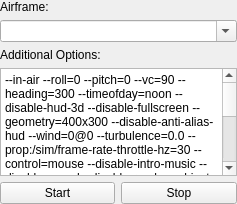
<?xml version="1.0" encoding="UTF-8"?>
<ui version="4.0">
 <class>QGCHilJSBSimConfiguration</class>
 <widget class="QWidget" name="QGCHilJSBSimConfiguration">
  <property name="geometry">
   <rect>
    <x>0</x>
    <y>0</y>
    <width>237</width>
    <height>204</height>
   </rect>
  </property>
  <property name="sizePolicy">
   <sizepolicy hsizetype="Preferred" vsizetype="Preferred">
    <horstretch>0</horstretch>
    <verstretch>0</verstretch>
   </sizepolicy>
  </property>
  <property name="windowTitle">
   <string>Form</string>
  </property>
  <property name="layoutDirection">
   <enum>Qt::LeftToRight</enum>
  </property>
  <property name="autoFillBackground">
   <bool>false</bool>
  </property>
  <layout class="QGridLayout" name="gridLayout" rowminimumheight="0,0,0,0,0,0,0,0">
   <property name="margin">
    <number>0</number>
   </property>
   <property name="spacing">
    <number>6</number>
   </property>
   <item row="0" column="0">
    <widget class="QLabel" name="aircraftPlaintextInfoLabel">
     <property name="text">
      <string>Airframe:</string>
     </property>
    </widget>
   </item>
   <item row="1" column="0" colspan="2">
    <widget class="QComboBox" name="aircraftComboBox">
     <property name="sizePolicy">
      <sizepolicy hsizetype="Preferred" vsizetype="Fixed">
       <horstretch>0</horstretch>
       <verstretch>0</verstretch>
      </sizepolicy>
     </property>
     <property name="editable">
      <bool>true</bool>
     </property>
    </widget>
   </item>
   <item row="2" column="0">
    <widget class="QLabel" name="optionsLabel">
     <property name="text">
      <string>&lt;html&gt;&lt;head/&gt;&lt;body&gt;&lt;p&gt;Additional Options:&lt;/p&gt;&lt;/body&gt;&lt;/html&gt;</string>
     </property>
    </widget>
   </item>
   <item row="3" column="0" colspan="2">
    <widget class="QPlainTextEdit" name="optionsPlainTextEdit">
     <property name="sizePolicy">
      <sizepolicy hsizetype="Preferred" vsizetype="Preferred">
       <horstretch>0</horstretch>
       <verstretch>0</verstretch>
      </sizepolicy>
     </property>
     <property name="plainText">
      <string>--in-air --roll=0 --pitch=0 --vc=90 --heading=300 --timeofday=noon --disable-hud-3d --disable-fullscreen --geometry=400x300 --disable-anti-alias-hud --wind=0@0 --turbulence=0.0 --prop:/sim/frame-rate-throttle-hz=30 --control=mouse --disable-intro-music --disable-sound --disable-random-objects --disable-ai-models --shading-flat --fog-disable --disable-specular-highlight --disable-random-objects --disable-panel --disable-clouds --fdm=jsb --units-meters --prop:/engines/engine/running=true</string>
     </property>
    </widget>
   </item>
   <item row="5" column="0">
    <widget class="QPushButton" name="startButton">
     <property name="sizePolicy">
      <sizepolicy hsizetype="Minimum" vsizetype="Fixed">
       <horstretch>0</horstretch>
       <verstretch>0</verstretch>
      </sizepolicy>
     </property>
     <property name="text">
      <string>Start</string>
     </property>
    </widget>
   </item>
   <item row="5" column="1">
    <widget class="QPushButton" name="stopButton">
     <property name="text">
      <string>Stop</string>
     </property>
    </widget>
   </item>
  </layout>
 </widget>
 <resources/>
 <connections/>
</ui>
